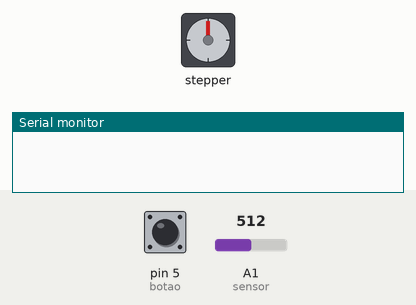
Recording of a sketch running on a simulated Arduino Uno, built with avr-gcc and run on an emulated ATmega328P. Shown: stepper motor, the last lines printed to the serial monitor. The inputs (shaded band) are chosen by the test bench; at power-on: pin 5 (botao) LOW, A1 (sensor) = 512. Stepper angles assume 2048 steps per turn.

Above: at 1.2 s.
1.3 s: pin 5 (botao) pulled HIGH for 0.15 s
At 2.4 s:
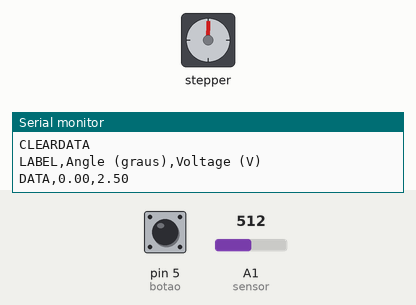
4.3 s: A1 (sensor) set to 716
7.3 s: A1 (sensor) set to 900
At 7.8 s:
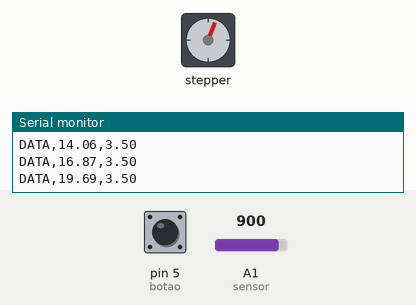
Timing chart, 0 to 25.0 s (numbered marks = the images above; inputs shaded):
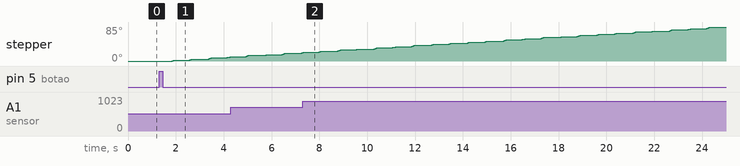

The sketch:

oficial.ino
```cpp
////////////////////////////////////////////////////////////////////////////////////
// Este programa controla um Arduino com um motor de passo, sensores e um botão.  //
// Para obter os dados abra a macro do EXCEL na porta em que o Arduino estiver    //
// conectado.                                                                     //
// Autor: Matheus J. Castro                                                       //
// Versão: 3.2                                                                    //
// Última modificação: 01/12/2018                                                 //
// Repositório Oficial: https://github.com/MatheusJCastro/Arduino_Code_for_LAB_IV //
////////////////////////////////////////////////////////////////////////////////////

#include <Stepper.h> //biblioteca do motor de passo

#define botao 5 //pino do interrruptor
#define sensor A1 //pino do sensor

const float num_medidas = 64; //apenas numeros em potencia de 2 (64 = 2^6);
const int delaymed = 100; //delay de cada medida

const int sPR = 2048; //numero de passos por revolução (apenas potencia de dois)
Stepper myStepper(sPR, 8,10,9,11); //define o numero de passos e os pinos do motor

const double passos_por_medida = (sPR)/(2*num_medidas); //numero de passos que devem ser movidos para cada medida

void setup()
{
  Serial.begin(9600); //inicia a serial
  pinMode(botao,INPUT); //define o pino do interruptor como entrada
}

void loop()
{
  if (digitalRead(botao) == HIGH) //se o interruptor é pressionado, inicia as medições
  {
    Serial.println("CLEARSHEET");
    Serial.println("CLEARDATA");
    Serial.println("LABEL,Angle (graus),Voltage (V)");

    double grau_atual = 0;

    for (int x = 0; x < num_medidas; x++) //inicia o conjunto de medidas
    {
      double medida = 0;
      double med_ant = analogRead(sensor); //faz a primeira medida de referencia
      for (int repeat = 0; repeat < 100; repeat++) //faz a media entre 100 medidas
      {
        medida = analogRead(sensor); //le o sensor
        medida = (medida + med_ant)/2;
        med_ant = medida;
        delay(5);
      }
      medida = (5*medida)/1023; //transforma o nº de 10 bits para 0-5 volts

      Serial.print("DATA,");
      Serial.print(grau_atual);
      Serial.print(",");
      Serial.println(medida);

      grau_atual = grau_atual + 180/num_medidas; //define qual o grau da proxima medida
      myStepper.setSpeed(3); //define a velocidade
      myStepper.step(passos_por_medida); //move o numero de passos para a proxima medida
      delay(delaymed); //aguarda um tempo
    }

    delay(delaymed);
    myStepper.setSpeed(8);
    myStepper.step(sPR/2 + passos_por_medida); //anda 180° para reiniciar o proximo conjunto de medidas
    delay(delaymed);
  }
}
```
